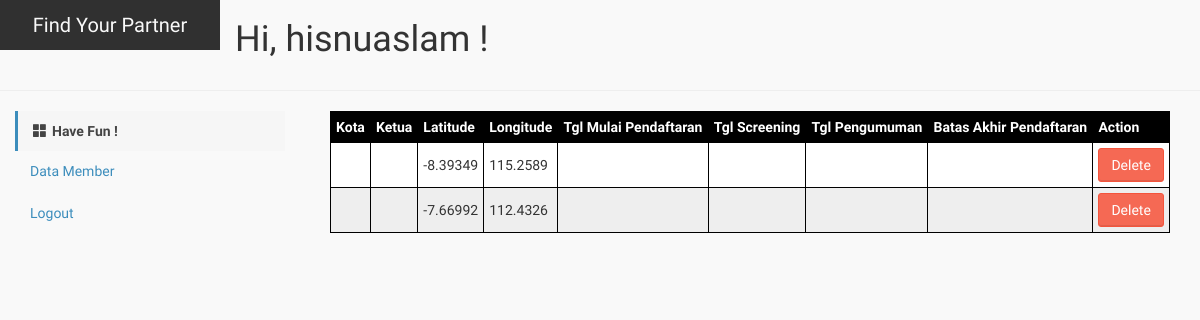
Page /datamember.php (signed in) on the committed database.
### tables this page shows
CREATE TABLE `lokasi` (
  `id` int(5) NOT NULL,
  `latitude` varchar(8) NOT NULL,
  `longitude` varchar(8) NOT NULL,
  `nama_kota` varchar(30) NOT NULL,
  `nim_ketua` varchar(12) NOT NULL,
  `alamat_lokasi` varchar(60) NOT NULL,
  `tgl_awal` date NOT NULL,
  `tgl_screening` date DEFAULT NULL,
  `tgl_pengumuman` date NOT NULL,
  `tgl_akhir` date NOT NULL
);

### datamember.php (the view, shortened to what this page needs)
<?php include_once './header.php'; ?>
<div class="content-isi ">
    <div class="title-menu">
        <div class="col-lg-9"><h1>Hi, <?php echo $_SESSION['username'] ;?> !</h1></div>
        <div class="clearfix"></div>
        <hr>
    </div>
<div class="col-lg-3 content-menu">
    <ul class="nav nav-pills nav-stacked collapsed">
        <li role="presentation" class="active" >
            <a href="#" ><span class="glyphicon glyphicon-th-large" aria-hidden="true"></span>Have Fun !</a>
            <ul class="nav nav-stacked">
                <li class="second-nav "><a href="datamember.php">Data Member</a></li>
                <li class="second-nav "><a href="logout.php">Logout</a></li>
            </ul>
        </li>
    </ul>
</div>
<div class="col-lg-9 ">
    <div class="col-lg-12">
            <table id="t01">
            <tr>
            <th>Kota</th>
            <th>Ketua</th>
            <th>Latitude</th>
            <th>Longitude</th>
            <th>Tgl Mulai Pendaftaran</th>
            <th>Tgl Screening</th>
            <th>Tgl Pengumuman</th>
            <th>Batas Akhir Pendaftaran</th>
            <th>Action</th>
            </tr>
            <tr>
  <?php
      require 'koneksiall.php';
$sql="SELECT * FROM lokasi";
   $result_set=mysqli_query($koneksi,$sql);
    if($result_set ){
    while($row=mysqli_fetch_array($result_set))
    {
        ?>
        <tr>
        <td><?php echo $row['kota']; ?></td>
        <td><?php echo $row['ketua'] ?></td>
        <td><?php echo $row['latitude'] ?></td>
        <td><?php echo $row['longitude'] ?></td>
        <td><?php echo $row['tglmulai'] ?></td>
        <td><?php echo $row['tglscreening'] ?></td>
        <td><?php echo $row['tglpengumuman'] ?></td>
        <td><?php echo $row['tglakhir'] ?></td>
        <td><?php $id = $row['id']; echo "<button onclick = 'delete_mapmarker(\"$id\");'  class='btn btn-danger'>Delete</button>"; ?></td>
        </tr>
        </tr>
        <?php
    }
}
    ?></table>
        </div>
    </div>
</div>
<?php include_once './footer.php'; ?>

### css/AdminLTE.css (style rules this page uses)
html, body { overflow-x: hidden!important; font-family: 'Source Sans Pro', sans-serif; -webkit-font-smoothing: antialiased; min-height: 100%; background: #f9f9f9; }
a { color: #3c8dbc; }
h1, h2, h3, h4, h5, h6, .h1, .h2, .h3, .h4, .h5, .h6 { font-family: 'Source Sans Pro', sans-serif; }
.btn { font-weight: 500; -webkit-border-radius: 3px; -moz-border-radius: 3px; border-radius: 3px; border: 1px solid transparent; -webkit-box-shadow: inset 0px -2px 0px 0px rgba(0, 0, 0, 0.09); -moz-box-shadow: inset 0px -2px 0px 0px rgba(0, 0, 0, 0.09); box-shadow: inset 0px -1px 0px 0px rgba(0, 0, 0, 0.09); }
.btn.btn-danger { background-color: #f56954; border-color: #f4543c; }
.nav.nav-pills > li > a { border-top: 3px solid transparent; -webkit-border-radius: 0; -moz-border-radius: 0; border-radius: 0; color: #444; }
.nav.nav-pills > li > a > .fa, .nav.nav-pills > li > a > .glyphicon, .nav.nav-pills > li > a > .ion { margin-right: 5px; }
.nav.nav-pills > li.active > a, .nav.nav-pills > li.active > a:hover { background-color: #f6f6f6; border-top-color: #3c8dbc; color: #444; }
.nav.nav-pills > li.active > a { font-weight: 600; }
.nav.nav-pills.nav-stacked > li > a { border-top: 0; border-left: 3px solid transparent; -webkit-border-radius: 0; -moz-border-radius: 0; border-radius: 0; color: #444; }
.nav.nav-pills.nav-stacked > li.active > a, .nav.nav-pills.nav-stacked > li.active > a:hover { background-color: #f6f6f6; border-left-color: #3c8dbc; color: #444; }

### datamember.php (style rules this page uses)
table { width:100%; }
table, th, td { border: 1px solid black; border-collapse: collapse; }
th, td { padding: 5px; text-align: left; }
table#t01 tr:nth-child(even) { background-color: #eee; }
table#t01 tr:nth-child(odd) { background-color:#fff; }
table#t01 th { background-color: black; color: white; }

### rows in the picture
lokasi: latitude "-8.39349", longitude "115.2589"
lokasi: latitude "-7.66992", longitude "112.4326"

### other values in the picture
$_SESSION['username'] "hisnuaslam"
